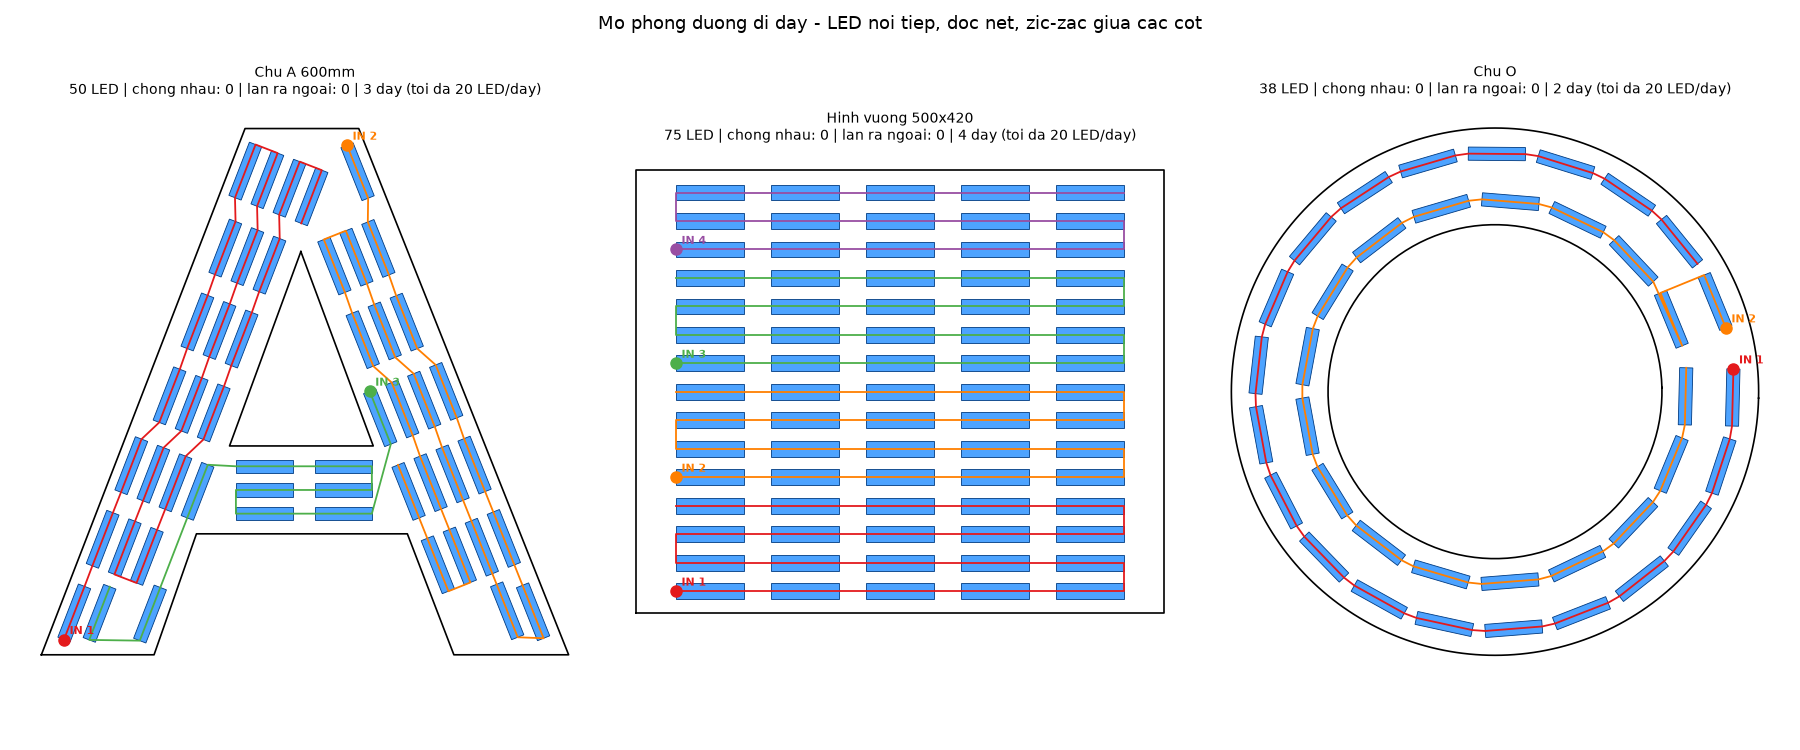

Write Python code to recreate this figure.
from led_layout import *
from wiring import build_chains
s = 600 / (775 - 266)
P = lambda pts: [((px - 93) * s, (775 - py) * s) for px, py in pts]
A = Polygon(P([(93, 775), (290, 266), (400, 266), (603, 775), (492, 775),
               (447, 658), (243, 658), (202, 775)]), [P([(344, 385), (275, 573), (414, 573)])])
SQ = Polygon([(0, 0), (500, 0), (500, 420), (0, 420)])
O = Point(0, 0).buffer(300, 64).difference(Point(0, 0).buffer(190, 64))
c = Cfg(); c.gap = 25.0; c.row_gap = 12.0; c.margin = 10.0
colors = ["#e41a1c", "#ff7f00", "#4daf4a", "#984ea3", "#a65628", "#f781bf"]
fig, axs = plt.subplots(1, 3, figsize=(18, 7.5))
for ax, (shape, name) in zip(axs, [(A, "Chu A 600mm"), (SQ, "Hinh vuong 500x420"), (O, "Chu O")]):
    lay = Layout(shape, c); lay.run(mode="along"); draw(ax, lay, name)
    wires = build_chains(lay.leds, lay.tags, max_per_wire=20, inside=lay.inside)
    for w, pts in enumerate(wires):
        col = colors[w % len(colors)]
        ax.plot([p[0] for p in pts], [p[1] for p in pts], "-", color=col, lw=1.3)
        ax.plot(*pts[0], "o", color=col, ms=8)
        ax.annotate(f"IN {w+1}", pts[0], textcoords="offset points", xytext=(4, 4),
                    fontsize=8, color=col, weight="bold")
    ax.set_title(ax.get_title() + f" | {len(wires)} day (toi da 20 LED/day)", fontsize=10)
fig.suptitle("Mo phong duong di day - LED noi tiep, doc net, zic-zac giua cac cot", fontsize=13)
plt.tight_layout(); plt.savefig("preview_wiring.png", dpi=100)
